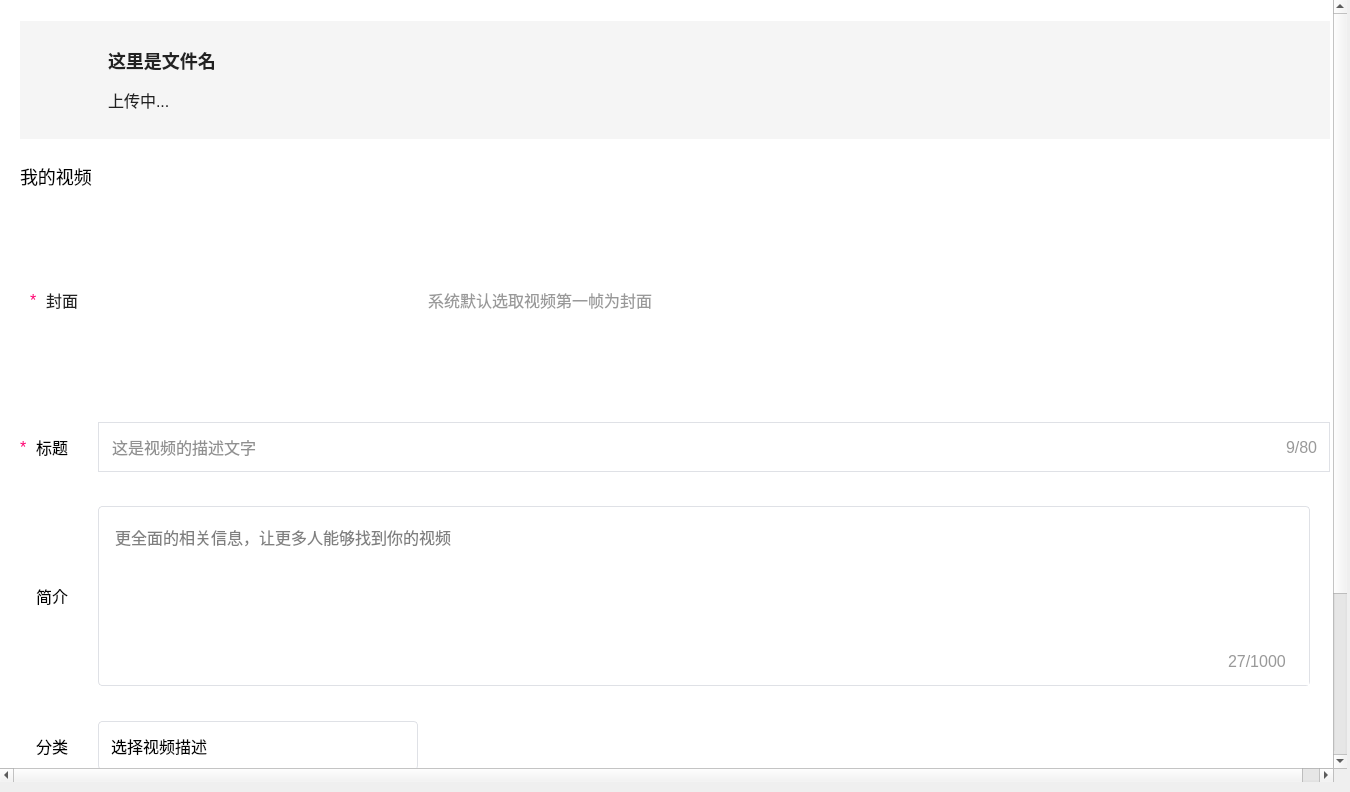
<?xml version="1.0" encoding="UTF-8"?>
<ui version="4.0">
 <class>UploadVideoPage</class>
 <widget class="QWidget" name="UploadVideoPage">
  <property name="geometry">
   <rect>
    <x>0</x>
    <y>0</y>
    <width>1350</width>
    <height>792</height>
   </rect>
  </property>
  <property name="windowTitle">
   <string>Form</string>
  </property>
  <property name="styleSheet">
   <string notr="true">*{
 font-family : 微软雅⿊;
 font-size : 16px;
}
</string>
  </property>
  <layout class="QVBoxLayout" name="verticalLayout">
   <property name="leftMargin">
    <number>0</number>
   </property>
   <property name="topMargin">
    <number>0</number>
   </property>
   <property name="rightMargin">
    <number>3</number>
   </property>
   <property name="bottomMargin">
    <number>10</number>
   </property>
   <item>
    <widget class="QScrollArea" name="scrollArea">
     <property name="styleSheet">
      <string notr="true">#scrollArea{
 border : none;
}
QScrollBar:vertical{ /*垂直滚动条*/ 
 border : none;
 background-color : #FFFFFF;
 width : 10px;
}
QScrollBar::handle:vertical{ /*设置垂直滚动条⼿柄*/ 
 border : none;
 border-radius : 5px;
 background-color : #E8E8E8;
}
QScrollBar::up-arrow:vertical, QScrollBar::downarrow:vertical
 {
 border:none;
 width: 0px;
 height: 0px;
}
</string>
     </property>
     <property name="widgetResizable">
      <bool>true</bool>
     </property>
     <widget class="QWidget" name="scrollAreaWidgetContents">
      <property name="geometry">
       <rect>
        <x>0</x>
        <y>0</y>
        <width>1350</width>
        <height>981</height>
       </rect>
      </property>
      <layout class="QVBoxLayout" name="verticalLayout_2">
       <property name="spacing">
        <number>0</number>
       </property>
       <property name="leftMargin">
        <number>0</number>
       </property>
       <property name="topMargin">
        <number>0</number>
       </property>
       <property name="rightMargin">
        <number>0</number>
       </property>
       <property name="bottomMargin">
        <number>0</number>
       </property>
       <item>
        <widget class="QWidget" name="pageBg" native="true">
         <property name="minimumSize">
          <size>
           <width>1350</width>
           <height>981</height>
          </size>
         </property>
         <property name="maximumSize">
          <size>
           <width>1350</width>
           <height>981</height>
          </size>
         </property>
         <property name="styleSheet">
          <string notr="true">#pageBg{
 background-color:#FFFFFF;
}
</string>
         </property>
         <layout class="QVBoxLayout" name="verticalLayout_3">
          <property name="spacing">
           <number>20</number>
          </property>
          <property name="leftMargin">
           <number>20</number>
          </property>
          <property name="topMargin">
           <number>16</number>
          </property>
          <property name="rightMargin">
           <number>20</number>
          </property>
          <property name="bottomMargin">
           <number>0</number>
          </property>
          <item>
           <widget class="QWidget" name="uploadWidget" native="true">
            <property name="minimumSize">
             <size>
              <width>0</width>
              <height>118</height>
             </size>
            </property>
            <property name="maximumSize">
             <size>
              <width>16777215</width>
              <height>118</height>
             </size>
            </property>
            <property name="styleSheet">
             <string notr="true">#uploadWidget{
 background-color : #F5F5F5;
}
</string>
            </property>
            <layout class="QHBoxLayout" name="horizontalLayout">
             <property name="spacing">
              <number>8</number>
             </property>
             <property name="leftMargin">
              <number>28</number>
             </property>
             <property name="topMargin">
              <number>28</number>
             </property>
             <property name="bottomMargin">
              <number>28</number>
             </property>
             <item>
              <widget class="QLabel" name="folder">
               <property name="minimumSize">
                <size>
                 <width>52</width>
                 <height>44</height>
                </size>
               </property>
               <property name="maximumSize">
                <size>
                 <width>52</width>
                 <height>44</height>
                </size>
               </property>
               <property name="styleSheet">
                <string notr="true">#folder{
 border-image : 
url(&quot;:/images/uploadVideoPage/wenjian.png&quot;);
}
</string>
               </property>
               <property name="text">
                <string/>
               </property>
              </widget>
             </item>
             <item>
              <widget class="QWidget" name="uploadInfo" native="true">
               <property name="minimumSize">
                <size>
                 <width>340</width>
                 <height>0</height>
                </size>
               </property>
               <property name="maximumSize">
                <size>
                 <width>340</width>
                 <height>16777215</height>
                </size>
               </property>
               <layout class="QGridLayout" name="gridLayout">
                <property name="leftMargin">
                 <number>0</number>
                </property>
                <property name="topMargin">
                 <number>0</number>
                </property>
                <property name="rightMargin">
                 <number>0</number>
                </property>
                <property name="bottomMargin">
                 <number>0</number>
                </property>
                <property name="horizontalSpacing">
                 <number>8</number>
                </property>
                <property name="verticalSpacing">
                 <number>16</number>
                </property>
                <item row="0" column="0" colspan="2">
                 <widget class="QLabel" name="fileName">
                  <property name="styleSheet">
                   <string notr="true">#fileName{
 font-weight : bold;
 font-size : 18px;
 color : #222222;
}
</string>
                  </property>
                  <property name="text">
                   <string>这⾥是⽂件名</string>
                  </property>
                 </widget>
                </item>
                <item row="1" column="0">
                 <widget class="QLabel" name="uploadProgress">
                  <property name="minimumSize">
                   <size>
                    <width>64</width>
                    <height>0</height>
                   </size>
                  </property>
                  <property name="maximumSize">
                   <size>
                    <width>64</width>
                    <height>16777215</height>
                   </size>
                  </property>
                  <property name="styleSheet">
                   <string notr="true">#uploadProgress{
 font-size : 16px;
 color : #222222;
}
</string>
                  </property>
                  <property name="text">
                   <string>上传中...</string>
                  </property>
                 </widget>
                </item>
                <item row="1" column="1">
                 <widget class="QLabel" name="downIcon">
                  <property name="minimumSize">
                   <size>
                    <width>16</width>
                    <height>16</height>
                   </size>
                  </property>
                  <property name="maximumSize">
                   <size>
                    <width>16</width>
                    <height>16</height>
                   </size>
                  </property>
                  <property name="styleSheet">
                   <string notr="true">#downIcon{
 border-image : 
url(:/images/uploadVideoPage/wancheng.png);
}
</string>
                  </property>
                  <property name="text">
                   <string/>
                  </property>
                 </widget>
                </item>
                <item row="1" column="2">
                 <spacer name="horizontalSpacer_2">
                  <property name="orientation">
                   <enum>Qt::Orientation::Horizontal</enum>
                  </property>
                  <property name="sizeHint" stdset="0">
                   <size>
                    <width>217</width>
                    <height>20</height>
                   </size>
                  </property>
                 </spacer>
                </item>
               </layout>
              </widget>
             </item>
             <item>
              <spacer name="horizontalSpacer">
               <property name="orientation">
                <enum>Qt::Orientation::Horizontal</enum>
               </property>
               <property name="sizeHint" stdset="0">
                <size>
                 <width>860</width>
                 <height>20</height>
                </size>
               </property>
              </spacer>
             </item>
            </layout>
           </widget>
          </item>
          <item>
           <widget class="QLabel" name="myVideo">
            <property name="minimumSize">
             <size>
              <width>0</width>
              <height>24</height>
             </size>
            </property>
            <property name="maximumSize">
             <size>
              <width>16777215</width>
              <height>24</height>
             </size>
            </property>
            <property name="styleSheet">
             <string notr="true">#myVideo{
 font-size : 18px;
 color : #000000;
}
</string>
            </property>
            <property name="text">
             <string>我的视频</string>
            </property>
           </widget>
          </item>
          <item>
           <widget class="QWidget" name="videoContent" native="true">
            <property name="minimumSize">
             <size>
              <width>0</width>
              <height>174</height>
             </size>
            </property>
            <property name="maximumSize">
             <size>
              <width>16777215</width>
              <height>174</height>
             </size>
            </property>
            <layout class="QHBoxLayout" name="horizontalLayout_2">
             <property name="spacing">
              <number>20</number>
             </property>
             <property name="leftMargin">
              <number>10</number>
             </property>
             <property name="topMargin">
              <number>0</number>
             </property>
             <property name="bottomMargin">
              <number>0</number>
             </property>
             <item>
              <widget class="QWidget" name="coverBox" native="true">
               <property name="minimumSize">
                <size>
                 <width>48</width>
                 <height>0</height>
                </size>
               </property>
               <property name="maximumSize">
                <size>
                 <width>48</width>
                 <height>16777215</height>
                </size>
               </property>
               <layout class="QHBoxLayout" name="horizontalLayout_3">
                <property name="spacing">
                 <number>8</number>
                </property>
                <property name="leftMargin">
                 <number>0</number>
                </property>
                <property name="topMargin">
                 <number>0</number>
                </property>
                <property name="rightMargin">
                 <number>0</number>
                </property>
                <property name="bottomMargin">
                 <number>0</number>
                </property>
                <item>
                 <widget class="QLabel" name="star">
                  <property name="styleSheet">
                   <string notr="true">#star{
 font-size : 16px;
 color : #FF006F;
}
</string>
                  </property>
                  <property name="text">
                   <string>*</string>
                  </property>
                 </widget>
                </item>
                <item>
                 <widget class="QLabel" name="coverText">
                  <property name="styleSheet">
                   <string notr="true">#coverText{
 font-size : 16px;
 color : #222222;
}
</string>
                  </property>
                  <property name="text">
                   <string>封面</string>
                  </property>
                 </widget>
                </item>
               </layout>
              </widget>
             </item>
             <item>
              <widget class="QWidget" name="ImageBox" native="true">
               <property name="minimumSize">
                <size>
                 <width>310</width>
                 <height>0</height>
                </size>
               </property>
               <property name="maximumSize">
                <size>
                 <width>310</width>
                 <height>16777215</height>
                </size>
               </property>
               <widget class="QPushButton" name="changeButton">
                <property name="geometry">
                 <rect>
                  <x>0</x>
                  <y>134</y>
                  <width>310</width>
                  <height>40</height>
                 </rect>
                </property>
                <property name="styleSheet">
                 <string notr="true">#changeButton
{
 border : none;
 color : #FFFFFF;
 background-color : rgba(0, 0, 0, 0.0);
}</string>
                </property>
                <property name="text">
                 <string>更改封⾯图</string>
                </property>
               </widget>
               <widget class="QLabel" name="imageLabel">
                <property name="geometry">
                 <rect>
                  <x>0</x>
                  <y>0</y>
                  <width>310</width>
                  <height>174</height>
                 </rect>
                </property>
                <property name="styleSheet">
                 <string notr="true">#imageLabel{
 border-image : url(:/images/uploadVideoPage/fengmian.png);
}</string>
                </property>
                <property name="text">
                 <string/>
                </property>
               </widget>
              </widget>
             </item>
             <item>
              <widget class="QLabel" name="coverLabel">
               <property name="styleSheet">
                <string notr="true">#coverLabel{
 font-size : 16px;
 color : #999999;
}
</string>
               </property>
               <property name="text">
                <string>系统默认选取视频第⼀帧为封⾯</string>
               </property>
              </widget>
             </item>
             <item>
              <spacer name="horizontalSpacer_3">
               <property name="orientation">
                <enum>Qt::Orientation::Horizontal</enum>
               </property>
               <property name="sizeHint" stdset="0">
                <size>
                 <width>644</width>
                 <height>20</height>
                </size>
               </property>
              </spacer>
             </item>
            </layout>
           </widget>
          </item>
          <item>
           <widget class="QWidget" name="titleContent" native="true">
            <property name="minimumSize">
             <size>
              <width>0</width>
              <height>69</height>
             </size>
            </property>
            <property name="maximumSize">
             <size>
              <width>16777215</width>
              <height>69</height>
             </size>
            </property>
            <layout class="QHBoxLayout" name="horizontalLayout_4">
             <property name="spacing">
              <number>30</number>
             </property>
             <property name="leftMargin">
              <number>0</number>
             </property>
             <property name="topMargin">
              <number>10</number>
             </property>
             <property name="rightMargin">
              <number>0</number>
             </property>
             <item>
              <widget class="QWidget" name="titleBox" native="true">
               <property name="minimumSize">
                <size>
                 <width>48</width>
                 <height>0</height>
                </size>
               </property>
               <property name="maximumSize">
                <size>
                 <width>48</width>
                 <height>16777215</height>
                </size>
               </property>
               <layout class="QHBoxLayout" name="horizontalLayout_5">
                <property name="spacing">
                 <number>8</number>
                </property>
                <property name="leftMargin">
                 <number>0</number>
                </property>
                <property name="topMargin">
                 <number>0</number>
                </property>
                <property name="rightMargin">
                 <number>0</number>
                </property>
                <property name="bottomMargin">
                 <number>0</number>
                </property>
                <item>
                 <widget class="QLabel" name="titleStar">
                  <property name="minimumSize">
                   <size>
                    <width>8</width>
                    <height>0</height>
                   </size>
                  </property>
                  <property name="maximumSize">
                   <size>
                    <width>8</width>
                    <height>16777215</height>
                   </size>
                  </property>
                  <property name="styleSheet">
                   <string notr="true">#titleStar{
 font-size : 16px;
 color : #FF006F;
}
</string>
                  </property>
                  <property name="text">
                   <string>*</string>
                  </property>
                 </widget>
                </item>
                <item>
                 <widget class="QLabel" name="title">
                  <property name="text">
                   <string>标题</string>
                  </property>
                 </widget>
                </item>
               </layout>
              </widget>
             </item>
             <item>
              <widget class="QWidget" name="titleContentBox" native="true">
               <property name="styleSheet">
                <string notr="true">#titleContentBox{
 border: 1px solid #DFE1E6;
}
</string>
               </property>
               <layout class="QHBoxLayout" name="horizontalLayout_6">
                <property name="spacing">
                 <number>3</number>
                </property>
                <property name="leftMargin">
                 <number>12</number>
                </property>
                <property name="topMargin">
                 <number>0</number>
                </property>
                <property name="rightMargin">
                 <number>12</number>
                </property>
                <property name="bottomMargin">
                 <number>0</number>
                </property>
                <item>
                 <widget class="QLineEdit" name="videoTitle">
                  <property name="styleSheet">
                   <string notr="true">#videoTitle{
 font-size : 16px;
 color : #222222;
 border : none;
}
</string>
                  </property>
                  <property name="placeholderText">
                   <string>这是视频的描述文字</string>
                  </property>
                  <property name="clearButtonEnabled">
                   <bool>false</bool>
                  </property>
                 </widget>
                </item>
                <item>
                 <widget class="QLabel" name="leftWord">
                  <property name="styleSheet">
                   <string notr="true">#leftWord{
 font-size : 16px;
 color : #999999;
}
</string>
                  </property>
                  <property name="text">
                   <string>9/80</string>
                  </property>
                 </widget>
                </item>
               </layout>
              </widget>
             </item>
            </layout>
           </widget>
          </item>
          <item>
           <widget class="QWidget" name="briefIntroduce" native="true">
            <property name="minimumSize">
             <size>
              <width>0</width>
              <height>180</height>
             </size>
            </property>
            <property name="maximumSize">
             <size>
              <width>16777215</width>
              <height>180</height>
             </size>
            </property>
            <layout class="QHBoxLayout" name="horizontalLayout_7">
             <property name="spacing">
              <number>30</number>
             </property>
             <property name="leftMargin">
              <number>16</number>
             </property>
             <property name="topMargin">
              <number>0</number>
             </property>
             <property name="rightMargin">
              <number>0</number>
             </property>
             <property name="bottomMargin">
              <number>0</number>
             </property>
             <item>
              <widget class="QLabel" name="label">
               <property name="minimumSize">
                <size>
                 <width>32</width>
                 <height>0</height>
                </size>
               </property>
               <property name="maximumSize">
                <size>
                 <width>32</width>
                 <height>16777215</height>
                </size>
               </property>
               <property name="text">
                <string>简介</string>
               </property>
              </widget>
             </item>
             <item>
              <widget class="QWidget" name="linesEdit" native="true">
               <widget class="QPlainTextEdit" name="plainTextEdit">
                <property name="geometry">
                 <rect>
                  <x>0</x>
                  <y>0</y>
                  <width>1212</width>
                  <height>180</height>
                 </rect>
                </property>
                <property name="styleSheet">
                 <string notr="true">#plainTextEdit{
 border: 1px solid #DFE1E6;
 border-radius : 4px;
 padding-left : 12px;
 padding-top : 14px;
}</string>
                </property>
                <property name="placeholderText">
                 <string>更全面的相关信息，让更多人能够找到你的视频</string>
                </property>
               </widget>
               <widget class="QLabel" name="briefLeftWord">
                <property name="geometry">
                 <rect>
                  <x>1130</x>
                  <y>145</y>
                  <width>69</width>
                  <height>21</height>
                 </rect>
                </property>
                <property name="styleSheet">
                 <string notr="true">#briefLeftWord{
 color : #999999;
}
</string>
                </property>
                <property name="text">
                 <string>27/1000</string>
                </property>
               </widget>
              </widget>
             </item>
            </layout>
           </widget>
          </item>
          <item>
           <widget class="QWidget" name="kindContent" native="true">
            <property name="minimumSize">
             <size>
              <width>0</width>
              <height>69</height>
             </size>
            </property>
            <property name="maximumSize">
             <size>
              <width>16777215</width>
              <height>69</height>
             </size>
            </property>
            <layout class="QHBoxLayout" name="horizontalLayout_8">
             <property name="spacing">
              <number>30</number>
             </property>
             <property name="leftMargin">
              <number>16</number>
             </property>
             <property name="topMargin">
              <number>0</number>
             </property>
             <property name="rightMargin">
              <number>0</number>
             </property>
             <property name="bottomMargin">
              <number>0</number>
             </property>
             <item>
              <widget class="QLabel" name="kindLabel">
               <property name="text">
                <string>分类</string>
               </property>
              </widget>
             </item>
             <item>
              <widget class="QComboBox" name="kinds">
               <property name="minimumSize">
                <size>
                 <width>320</width>
                 <height>49</height>
                </size>
               </property>
               <property name="maximumSize">
                <size>
                 <width>320</width>
                 <height>49</height>
                </size>
               </property>
               <property name="styleSheet">
                <string notr="true">#kinds{
 border-radius : 4px;
 border : 1px solid #DFE1E6;
 padding-left : 12px;
}
QComboBox::drop-down{
 width : 24px;
 height : 24px;
 /*border : 1px solid #999999;*/
 border : none;
 subcontrol-position : right;
 right : 14px;
}
QComboBox::down-arrow{
 border-image : 
url(:/images/uploadVideoPage/xiala.png);
}</string>
               </property>
               <property name="placeholderText">
                <string>选择视频描述</string>
               </property>
              </widget>
             </item>
             <item>
              <spacer name="horizontalSpacer_4">
               <property name="orientation">
                <enum>Qt::Orientation::Horizontal</enum>
               </property>
               <property name="sizeHint" stdset="0">
                <size>
                 <width>879</width>
                 <height>20</height>
                </size>
               </property>
              </spacer>
             </item>
            </layout>
           </widget>
          </item>
          <item>
           <widget class="QWidget" name="tagContent" native="true">
            <property name="minimumSize">
             <size>
              <width>0</width>
              <height>69</height>
             </size>
            </property>
            <property name="maximumSize">
             <size>
              <width>16777215</width>
              <height>69</height>
             </size>
            </property>
            <layout class="QHBoxLayout" name="horizontalLayout_9">
             <property name="spacing">
              <number>30</number>
             </property>
             <property name="leftMargin">
              <number>16</number>
             </property>
             <property name="topMargin">
              <number>0</number>
             </property>
             <property name="rightMargin">
              <number>0</number>
             </property>
             <property name="bottomMargin">
              <number>20</number>
             </property>
             <item>
              <widget class="QLabel" name="tagLabel">
               <property name="maximumSize">
                <size>
                 <width>32</width>
                 <height>16777215</height>
                </size>
               </property>
               <property name="sizeIncrement">
                <size>
                 <width>32</width>
                 <height>0</height>
                </size>
               </property>
               <property name="text">
                <string>标签</string>
               </property>
              </widget>
             </item>
             <item>
              <widget class="QWidget" name="tagWidget" native="true">
               <layout class="QHBoxLayout" name="horizontalLayout_11">
                <property name="spacing">
                 <number>0</number>
                </property>
                <property name="leftMargin">
                 <number>0</number>
                </property>
                <property name="topMargin">
                 <number>0</number>
                </property>
                <property name="rightMargin">
                 <number>0</number>
                </property>
                <property name="bottomMargin">
                 <number>0</number>
                </property>
                <item>
                 <layout class="QHBoxLayout" name="horizontalLayout_10"/>
                </item>
               </layout>
              </widget>
             </item>
            </layout>
           </widget>
          </item>
          <item>
           <widget class="QLabel" name="seperatorLine">
            <property name="minimumSize">
             <size>
              <width>0</width>
              <height>1</height>
             </size>
            </property>
            <property name="maximumSize">
             <size>
              <width>16777215</width>
              <height>1</height>
             </size>
            </property>
            <property name="styleSheet">
             <string notr="true">#seperatorLine{
 background-color : #DFE1E6;
}
</string>
            </property>
            <property name="text">
             <string/>
            </property>
           </widget>
          </item>
          <item>
           <widget class="QWidget" name="btnWidget" native="true">
            <property name="minimumSize">
             <size>
              <width>0</width>
              <height>48</height>
             </size>
            </property>
            <property name="maximumSize">
             <size>
              <width>16777215</width>
              <height>48</height>
             </size>
            </property>
            <layout class="QHBoxLayout" name="horizontalLayout_12">
             <property name="spacing">
              <number>0</number>
             </property>
             <property name="leftMargin">
              <number>0</number>
             </property>
             <property name="topMargin">
              <number>10</number>
             </property>
             <property name="rightMargin">
              <number>0</number>
             </property>
             <property name="bottomMargin">
              <number>34</number>
             </property>
             <item>
              <spacer name="horizontalSpacer_5">
               <property name="orientation">
                <enum>Qt::Orientation::Horizontal</enum>
               </property>
               <property name="sizeHint" stdset="0">
                <size>
                 <width>584</width>
                 <height>1</height>
                </size>
               </property>
              </spacer>
             </item>
             <item>
              <widget class="QPushButton" name="commitBtn">
               <property name="minimumSize">
                <size>
                 <width>136</width>
                 <height>48</height>
                </size>
               </property>
               <property name="maximumSize">
                <size>
                 <width>136</width>
                 <height>48</height>
                </size>
               </property>
               <property name="styleSheet">
                <string notr="true">#commitBtn{
 background-color : #3ECEFE;
 color : #FFFFFF;
 border-radius:4px;
}</string>
               </property>
               <property name="text">
                <string>提交</string>
               </property>
              </widget>
             </item>
             <item>
              <spacer name="horizontalSpacer_6">
               <property name="orientation">
                <enum>Qt::Orientation::Horizontal</enum>
               </property>
               <property name="sizeHint" stdset="0">
                <size>
                 <width>584</width>
                 <height>1</height>
                </size>
               </property>
              </spacer>
             </item>
            </layout>
           </widget>
          </item>
         </layout>
        </widget>
       </item>
      </layout>
     </widget>
    </widget>
   </item>
  </layout>
 </widget>
 <resources/>
 <connections/>
</ui>
